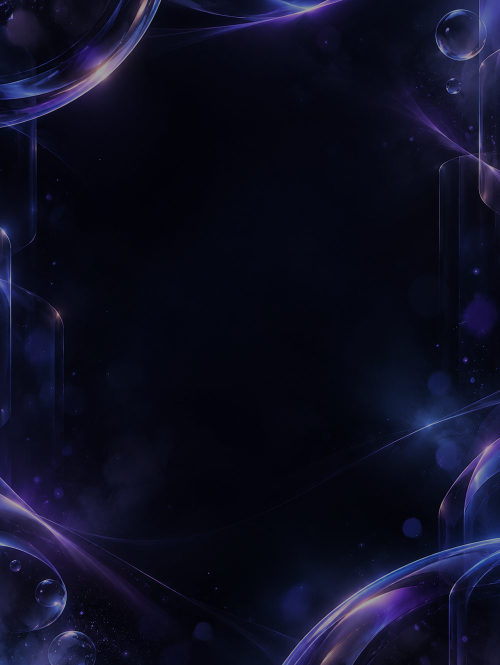
#> input picture bots/discord/assets/wallpaper_glass.jpg, 1000 x 1330 px (shown at 1/2 size)
$ python -i image_cards.py   (imports and definitions only)
#> lines starting #> are read from the running program, lines starting #| are printed output that depends on the picture
"""Dynamic, local-only KVERATO Discord image cards.

All numbers come from SQLite or the unchanged BotService response. No image AI,
web site, fabricated player data, or network call is used during rendering.
"""
from __future__ import annotations

from contextlib import closing
from dataclasses import dataclass
from datetime import datetime, timezone
from io import BytesIO
from pathlib import Path
from functools import lru_cache
import math
import re
import sys
from typing import Callable

from PIL import Image, ImageDraw, ImageFilter, ImageFont, ImageOps

from .features import ACHIEVEMENTS, JOBS
from .service import level_from_xp

WIDTH, HEIGHT = 1000, 1330
ROOT = Path(__file__).resolve().parent.parent
ASSETS = ROOT / 'assets'
# Deliberately exclude actions that can mutate SQLite. Card generation is purely a
# presentation layer *after* the normal permission / command pipeline has run.
CARD_COMMANDS = frozenset({
    'start', 'profile', 'balance', 'level', 'stats', 'achievements', 'top', 'topxp', 'topwins', 'toprep',
    'racetop', 'clantop', 'seasontop', 'games', 'help', 'economy', 'shop',
    'catalog', 'jobs', 'businesses', 'materials', 'wardrobe', 'sets',
    'city', 'hall', 'inventory', 'chains', 'quests', 'race', 'delivery',
    'contracts', 'orders', 'pets', 'boxes', 'titles', 'vehicle', 'home',
    'station', 'craft', 'market', 'season', 'equipment', 'collection',
    'project', 'tournament', 'garage', 'outfit', 'career', 'bank', 'rep',
    'racestats', 'district', 'clan', 'clanexpedition',
})
# Commands with more arguments might PURCHASE, WITHDRAW, JOIN, CLAIM etc.
# The caller only switches to an image for a command *without extra arguments*.

HEADINGS = {
    'start': 'ДОБРО ПОЖАЛОВАТЬ', 'balance': 'БАЛАНС', 'level': 'УРОВЕНЬ',
    'profile': 'ПРОФИЛЬ', 'stats': 'СТАТИСТИКА', 'achievements': 'ДОСТИЖЕНИЯ',
    'top': 'ТОП ПО МОНЕТАМ', 'topxp': 'ТОП ПО ОПЫТУ',
    'topwins': 'ТОП ПО ПОБЕДАМ', 'toprep': 'ТОП ПО РЕПУТАЦИИ',
    'games': 'ИГРЫ', 'help': 'МЕНЮ', 'economy': 'ЭКОНОМИКА',
    'shop': 'МАГАЗИН', 'catalog': 'КАТАЛОГ', 'jobs': 'ПРОФЕССИИ',
    'businesses': 'ПРЕДПРИЯТИЯ', 'vehicle': 'ТРАНСПОРТ', 'home': 'НЕДВИЖИМОСТЬ',
    'season': 'СЕЗОН', 'inventory': 'ИНВЕНТАРЬ',
    'clantop': 'ТОП КЛАНОВ', 'racetop': 'ТОП ГОНЩИКОВ',
    'seasontop': 'ТОП СЕЗОНА',
}

@dataclass(frozen=True)
class Metric:
    label: str
    value: str
    symbol: str = '✦'

@dataclass(frozen=True)
class CardData:
    command: str
    title: str
    name: str
    user_id: str
    metrics: tuple[tuple[str, tuple[Metric, ...]], ...] = ()
    rows: tuple[tuple[str, str], ...] = ()
    items: tuple[tuple[str, str, bool], ...] = ()
    lines: tuple[str, ...] = ()
    avatar: bytes | None = None


# [26 lines left out: functions _fmt, _font_path, _cached_font, not called in this run]


def _font(size: int, bold: bool = False, s: str = ''):
    ko = bool(re.search('[\uac00-\ud7a3\u3130-\u318f]', s))
    return _cached_font(size, bold, ko)


# [10 lines left out: function _fit, not called in this run]


@lru_cache(maxsize=1)
def _base_background() -> Image.Image:
    path=ASSETS/'wallpaper_glass.jpg'
    if path.is_file():
        with Image.open(path) as source:
            background=source.convert('RGBA').resize((WIDTH,HEIGHT),Image.Resampling.LANCZOS)
        # Keep title and metrics legible on top of the glossy background.
        shade=Image.new('RGBA',(WIDTH,HEIGHT),(9,10,28,100))
        background.alpha_composite(shade)
        return background
    base=Image.new('RGBA',(WIDTH,HEIGHT),(18,20,55,255))
    return base


def _bg() -> Image.Image:
    return _base_background().copy()

_ICON_NAMES={'◉':'coins','▣':'bank','★':'star','✧':'sparkles','◆':'gamepad',
             '♥':'heart','▥':'building','⌂':'home','◇':'car','↗':'flag',
             '▲':'chart','◷':'calendar','✦':'badge','?':'question',
             '✂':'scissors','⚔':'swords','▤':'slots','♛':'crown','◎':'coins'}
# [13 lines left out: functions _icon_bitmap, _icon, not called in this run]


def _round(d, box, fill, radius=25, outline=None, width=1):
    d.rounded_rectangle(tuple(map(int,box)), radius=radius, fill=fill, outline=outline, width=width)


def _glass(img: Image.Image, box: tuple[int,int,int,int], radius=30, bright=False):
    # Render only the small card tile rather than allocating a full 1000x1330
    # transparent image for every badge, row and metric.  Visually identical,
    # much faster and with vastly lower peak memory usage.
    x0,y0,x1,y1=map(int,box)
    w,h=x1-x0,y1-y0
    if w<=0 or h<=0:
        return
    overlay=Image.new('RGBA', (w,h),(0,0,0,0))
    d=ImageDraw.Draw(overlay)
    r=min(radius,w//2,h//2)
    _round(d,(0,0,w-1,h-1),(112,104,188,73 if bright else 47),radius=r,
           outline=(214,211,255,156 if bright else 98),width=2)
    d.line([(r,2),(w-r,2)], fill=(242,229,255,99),width=2)
    img.alpha_composite(overlay,(x0,y0))


# [48 lines left out: functions _text, _mascot_bitmap, _mascot, _avatar, not called in this run]


def _frame(data: CardData, show_identity=True):
    img=_bg();d=ImageDraw.Draw(img)
    _glass(img,(30,27,WIDTH-30,HEIGHT-29),radius=49)
    _text(img,73,64,data.title,37,(239,235,255),bold=True,maxw=675)
    d.line((74,121,WIDTH-74,121),fill=(156,135,217,130),width=2)
    _mascot(img)
    bottom=132
    if show_identity:
        _glass(img,(67,137,WIDTH-67,310),radius=33)
        _avatar(img,87,155,133,data.avatar)
        _text(img,241,176,data.name,35,(255,253,255),bold=True,maxw=412)
        _text(img,242,229,f'ID: {data.user_id}',23,(192,176,237))
        bottom=327
    return img,bottom


# [22 lines left out: function _section, not called in this run]


def _footer(img, text='Данные обновляются при запросе'):
    _text(img,85,HEIGHT-92,text,21,(191,180,227),maxw=WIDTH-150)


def _to_png(img):
    out=BytesIO();img.convert('RGB').save(out,format='PNG',compress_level=1)
    return out.getvalue()


def _render_metric(data):
    img,y=_frame(data)
    for section, metrics in data.metrics:
        next_y=_section(img,y,section,metrics)
        if next_y<0:
            raise ValueError('Card metric content overflow')
        y=next_y
    _footer(img)
    return [_to_png(img)]


# [88 lines left out: functions _render_ranking, _render_achievements, _wrap, _render_list, not called in this run]


# Designed display tiles. Actual button presses are intentionally NOT shown:
# the VK bot uses commands, not the old permanently visible keyboard.
_MENU_TILES = (
    ('Профиль','Данные и прогресс','◉'),
    ('Статистика','Игры и достижения','▥'),
    ('Игры','Мини-игры и дуэли','◆'),
    ('Экономика','Банк и заработок','◎'),
    ('Достижения','Награды игрока','★'),
    ('Топ','Богатейшие игроки','▲'),
    ('Топ репутации','команда: топреп','♥'),
    ('Топ побед','команда: топпобед','✦'),
    ('Магазин','Значки и предметы','◇'),
    ('Гардероб','Облик и одежда','▣'),
    ('Сезон','Задания и награды','◷'),
    ('Клан','Играй вместе','♛'),
)
_GAME_TILES = (
    ('Монетка','Ставка на орёл или решку','◎'),
    ('Кубик','Игра со ставкой','◆'),
    ('Угадай','Выбери число','?'),
    ('КНБ','Камень, ножницы, бумага','✂'),
    ('Слоты','Комбинации символов','▤'),
    ('Дуэль','Вызов соперника','⚔'),
    ('Гонка','Заезд на транспорте','↗'),
    ('Турнир','Соревнуйся с игроками','★'),
)


# [101 lines left out: functions _render_tiles, is_safe_image_request, prepare_card_data, render_card_pages, not called in this run]

>>> import cv2
>>> picture = cv2.imread('../assets/wallpaper_glass.jpg', cv2.IMREAD_GRAYSCALE)
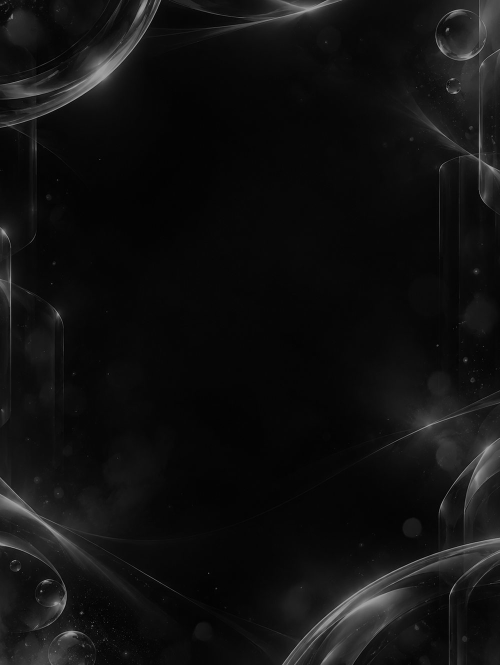
#> picture: shape (1330, 1000) (shown at 1/2 size); min 0, max 172, mean 16.9
>>> result = _render_metric(picture)
#> in _base_background, `shade=Image.new('RGBA',(WIDTH,HEIGHT),(9,10,28,100))`:
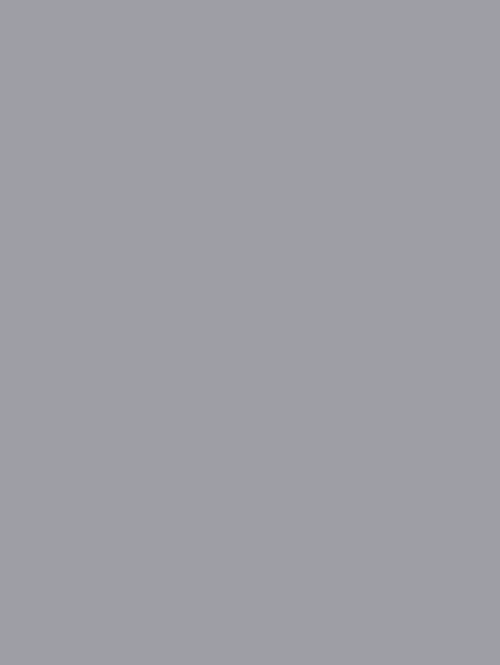
#> shade: PIL image 1000x1330 RGBA (shown at 1/2 size); mean R, G, B, A 9, 10, 28, 100; transparent parts drawn white
#> in _base_background, `background.alpha_composite(shade)`:
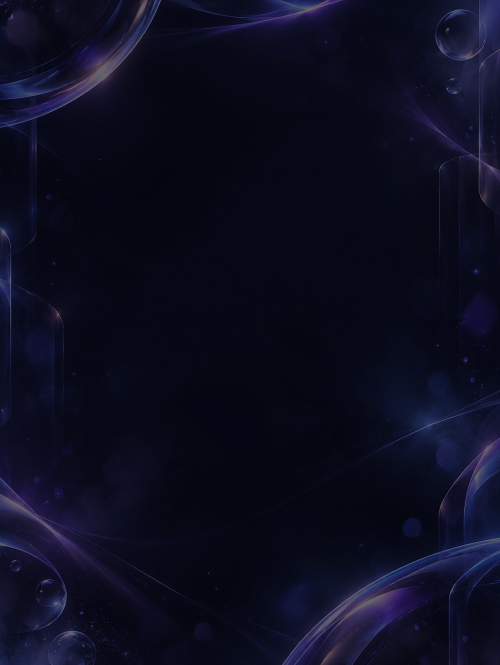
#> background: PIL image 1000x1330 RGBA (shown at 1/2 size); mean R, G, B, A 12.2, 13, 32.1, 255
#> in _glass, `overlay=Image.new('RGBA', (w,h),(0,0,0,0))`: overlay: PIL image 940x1274 RGBA; every value is 0
#> in _glass, `img.alpha_composite(overlay,(x0,y0))`:
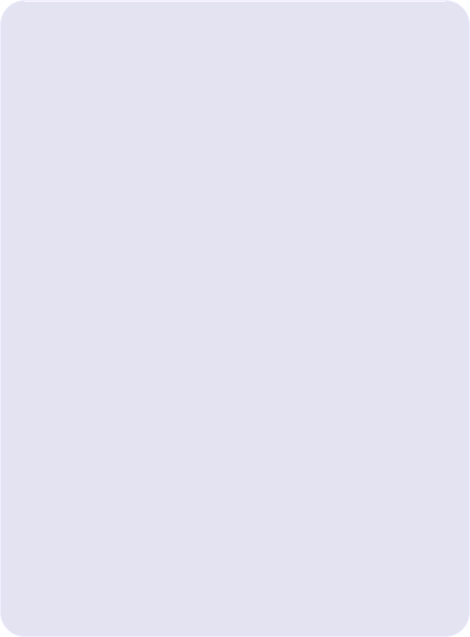
#> overlay: PIL image 940x1274 RGBA (shown at 1/2 size); mean R, G, B, A 112.7, 104.8, 188.2, 47.4; transparent parts drawn white
#> in _glass, `img.alpha_composite(overlay,(x0,y0))`:
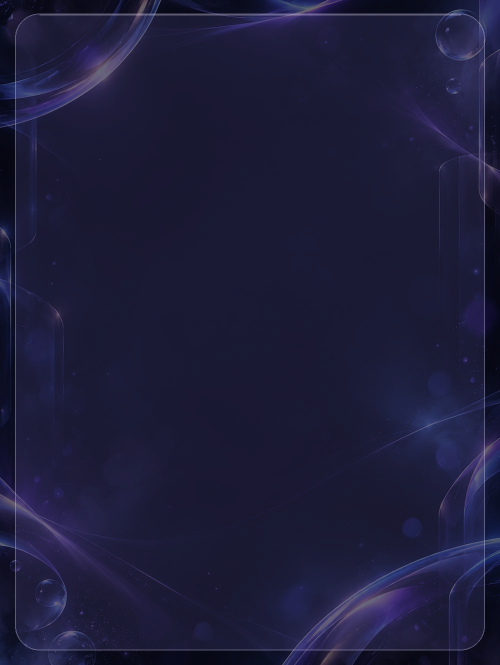
#> img: PIL image 1000x1330 RGBA (shown at 1/2 size); mean R, G, B, A 29.3, 28.8, 58.6, 255
#> (the run stopped early here; a loop or call above may not have finished)
